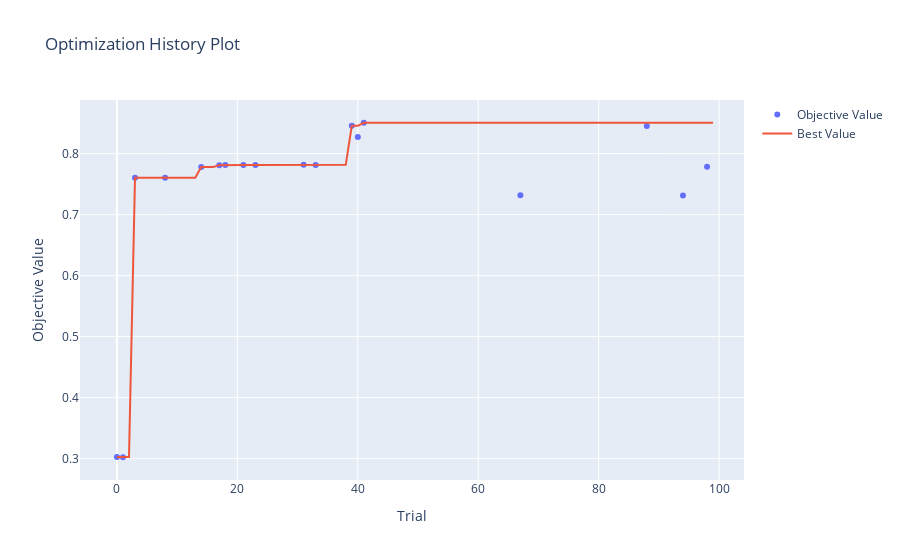

Write notebook code for a chart like this one.
### Code cell
from optuna.visualization import plot_optimization_history, plot_param_importances
# Visualization of the optimization process
plot_optimization_history(study)
